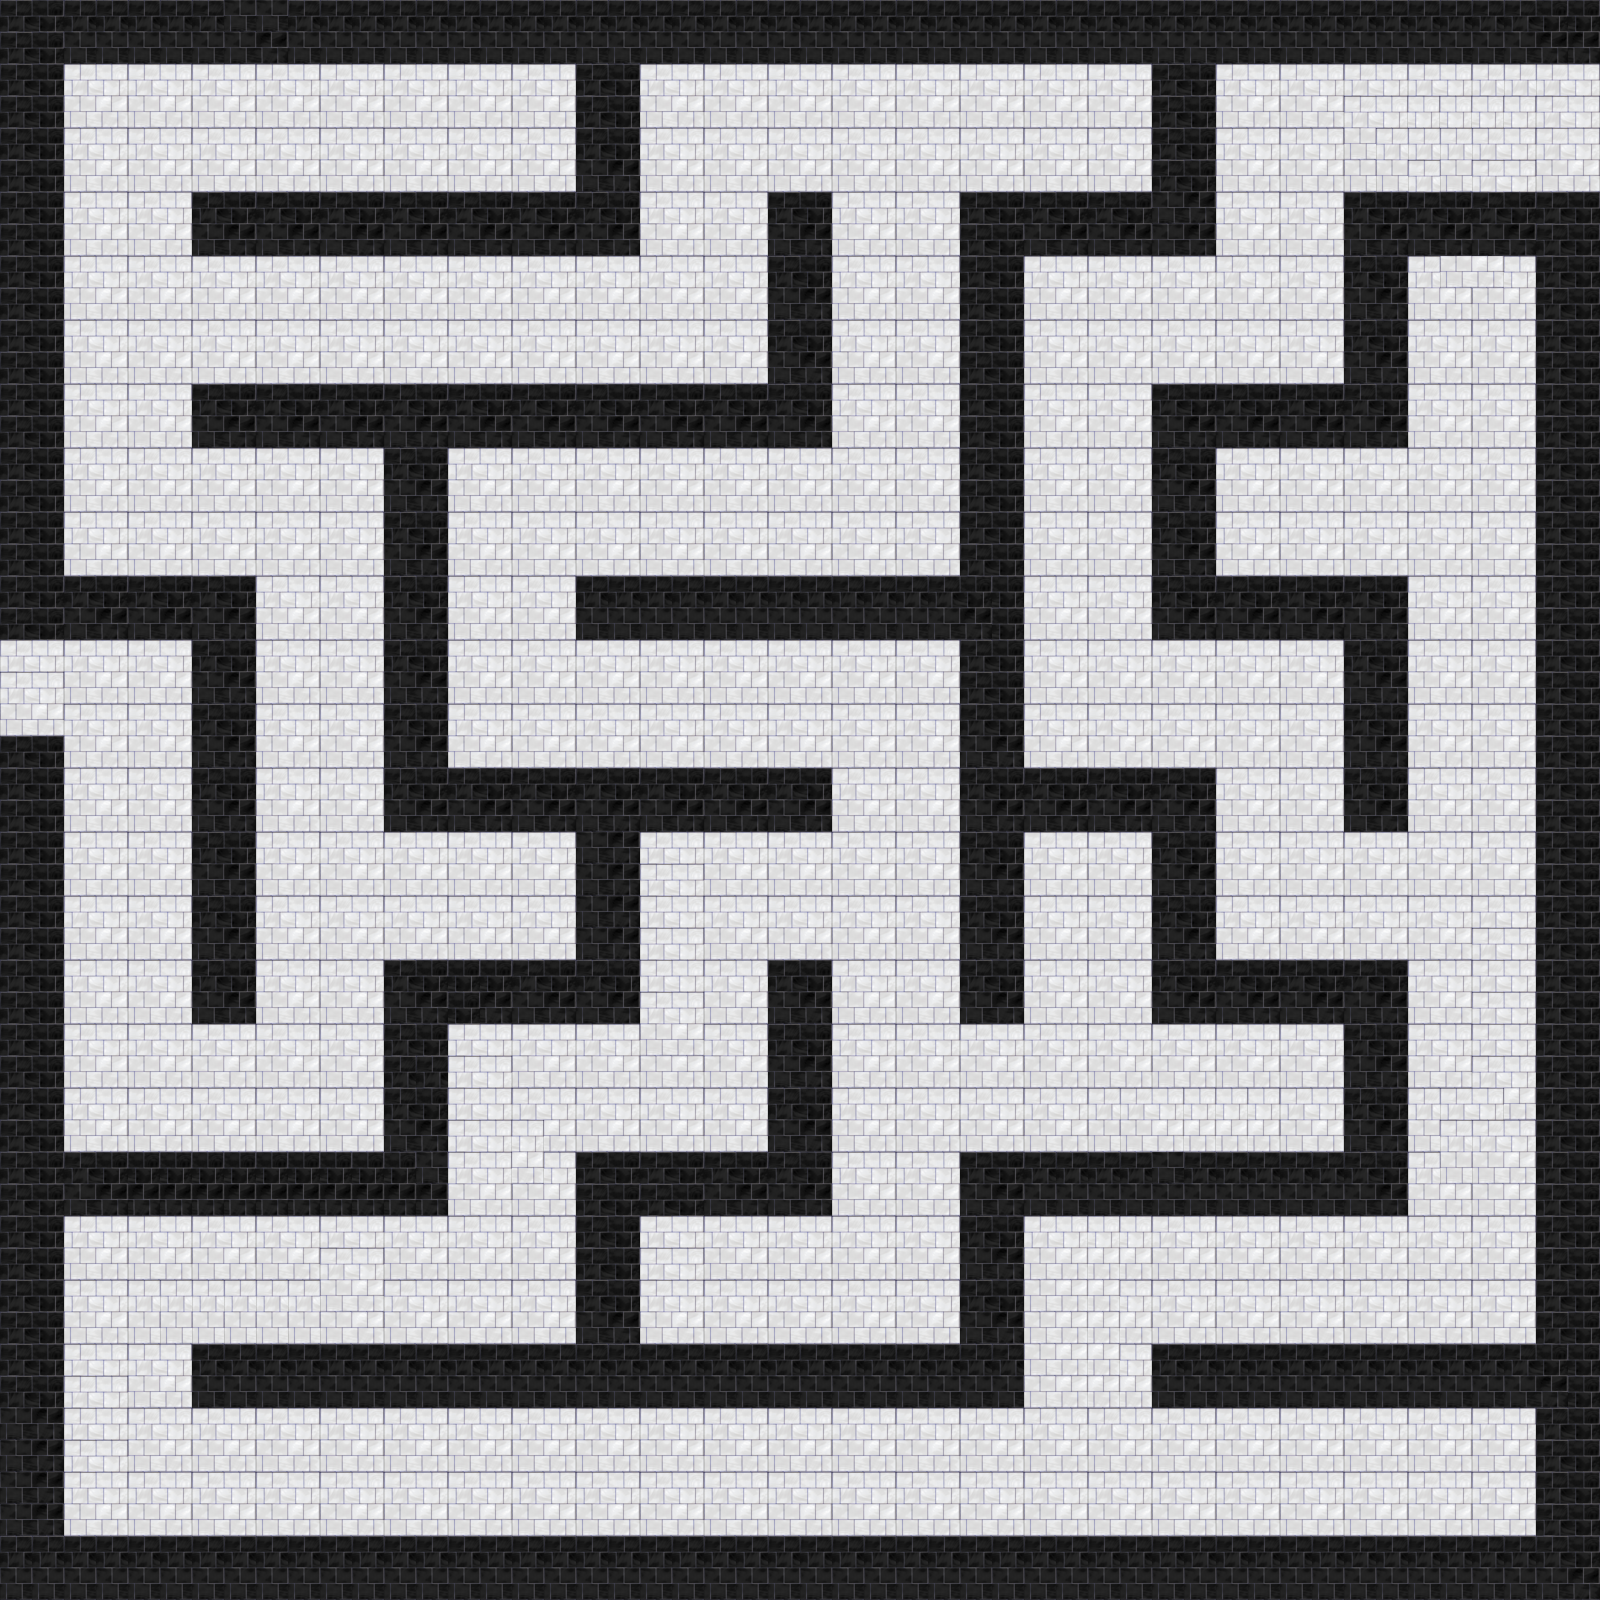

Below is a game level as drawn by its tile map, then a one-line description and the .tmx that defines it (tile-layer data replaced by summaries):
An orthogonal 50x50 tile map with 32x32 px tiles, 1 tile layer (Tile Layer 1), 2 tilesets and 40 objects (mainPlayer).

<map version="1.0" orientation="orthogonal" renderorder="right-down" width="50" height="50" tilewidth="32" tileheight="32" nextobjectid="50">
 <tileset firstgid="1" name="pared" tilewidth="32" tileheight="32" tilecount="4" columns="2">
  <image source="../../img/sprite/pared.png" width="64" height="64" />
 </tileset>
 <tileset firstgid="5" name="baldosa" tilewidth="32" tileheight="32" tilecount="4" columns="2">
  <image source="../../img/sprite/baldosa.png" width="64" height="64" />
 </tileset>
 <layer name="Tile Layer 1" width="50" height="50">
  <data>[2500 cells, 2500 non-empty, 8 distinct tile ids]</data>
 </layer>
 <objectgroup name="collision">
  <object id="1" x="0" y="0" width="1600" height="64" />
  <object id="2" x="0" y="64" width="64" height="576" />
  <object id="4" x="64" y="576" width="192" height="64" />
  <object id="5" x="192" y="640" width="64" height="384" />
  <object id="6" x="0" y="736" width="64" height="864" />
  <object id="7" x="64" y="1536" width="1536" height="64" />
  <object id="8" x="1536" y="192" width="64" height="1344" />
  <object id="9" x="1344" y="192" width="192" height="64" />
  <object id="10" x="1344" y="256" width="64" height="192" />
  <object id="11" x="1152" y="384" width="192" height="64" />
  <object id="12" x="1152" y="448" width="64" height="192" />
  <object id="13" x="1216" y="576" width="192" height="64" />
  <object id="14" x="1344" y="640" width="64" height="192" />
  <object id="16" x="192" y="192" width="448" height="64" />
  <object id="17" x="576" y="64" width="64" height="128" />
  <object id="18" x="768" y="192" width="64" height="256" />
  <object id="19" x="192" y="384" width="576" height="64" />
  <object id="20" x="384" y="448" width="64" height="384" />
  <object id="21" x="448" y="768" width="384" height="64" />
  <object id="22" x="960" y="192" width="64" height="832" />
  <object id="23" x="1152" y="64" width="64" height="192" />
  <object id="24" x="1024" y="192" width="128" height="64" />
  <object id="25" x="576" y="576" width="384" height="64" />
  <object id="27" x="1024" y="768" width="192" height="64" />
  <object id="28" x="1152" y="832" width="64" height="192" />
  <object id="29" x="1216" y="960" width="192" height="64" />
  <object id="30" x="1344" y="1024" width="64" height="192" />
  <object id="33" x="960" y="1152" width="64" height="256" />
  <object id="34" x="1024" y="1152" width="320" height="64" />
  <object id="36" x="1152" y="1344" width="384" height="64" />
  <object id="37" x="576" y="832" width="64" height="192" />
  <object id="39" x="384" y="960" width="192" height="64" />
  <object id="40" x="384" y="1024" width="64" height="192" />
  <object id="41" x="64" y="1152" width="320" height="64" />
  <object id="42" x="192" y="1344" width="768" height="64" />
  <object id="44" x="576" y="1152" width="64" height="192" />
  <object id="45" x="640" y="1152" width="192" height="64" />
  <object id="46" x="768" y="960" width="64" height="192" />
 </objectgroup>
 <objectgroup name="Entities">
  <object id="47" name="mainPlayer" x="12.42" y="647.64" width="50" height="50">
   <properties>
    <property name="frameheight" value="50" />
    <property name="framewidth" value="50" />
    <property name="image" value="robot50" />
    <property name="spritelength" value="45" />
    <property name="spritewidth" value="45" />
   </properties>
  </object>
  <object id="49" x="-236.364" y="578.788" />
 </objectgroup>
</map>